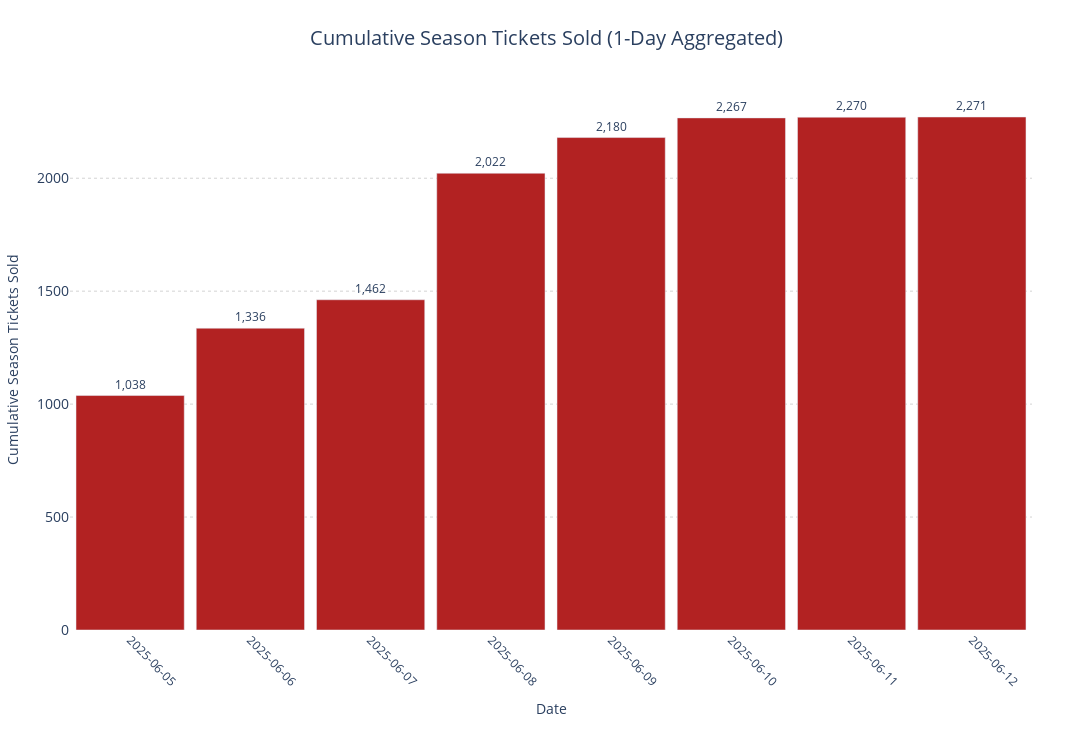

The cell this chart's notebook holds for it:
### Code cell
def plot_cumulative_sales_plotly(df, date_column, days=1, font_size=12, y_shift=8, start_date="2025-06-05"):
    df = df.copy()

    # Ensure datetime only if needed
    if not pd.api.types.is_datetime64_any_dtype(df[date_column]):
        df[date_column] = pd.to_datetime(df[date_column], errors='coerce')

    df = df[pd.notna(df[date_column])]

    # Filter to start from start_date
    df = df[df[date_column] >= pd.to_datetime(start_date)]

    # Work with date only
    df['date_only'] = df[date_column].dt.date

    if days == 1:
        grouped = (
            df.groupby('date_only')
            .size()
            .reset_index(name="Total_Sales")
            .sort_values('date_only')
        )
        grouped['period_label'] = grouped['date_only'].astype(str)  # Already date, just string it
    else:
        # N-day aggregation (e.g., 7 days = weekly)
        df['n_day_period'] = (pd.to_datetime(df['date_only']) - pd.to_timedelta(pd.to_datetime(df['date_only']).dt.dayofyear % days, unit='D')).dt.date

        grouped = (
            df.groupby('n_day_period')
            .size()
            .reset_index(name="Total_Sales")
            .sort_values('n_day_period')
        )
        grouped['period_label'] = grouped['n_day_period'].astype(str)

    # Cumulative sum
    grouped['Cumulative_Sales'] = grouped['Total_Sales'].cumsum()

    # Plotly figure
    fig = go.Figure()

    # Bars
    fig.add_trace(go.Bar(
        x=grouped['period_label'],
        y=grouped['Cumulative_Sales'],
        name='Cumulative Sales',
        marker_color='firebrick',
        text=[f"{val:,}" for val in grouped['Cumulative_Sales']],  # Faster than iterrows
        textposition='outside',
        textfont=dict(size=font_size)
    ))

    # Layout
    fig.update_layout(
        title=dict(
            text=f'Cumulative Season Tickets Sold ({days}-Day Aggregated)',
            font=dict(size=20),
            x=0.5
        ),
        xaxis=dict(
            title='Date',
            tickmode='array',
            tickvals=grouped['period_label'],
            ticktext=grouped['period_label'],
            tickangle=45,
            tickfont=dict(size=12)
        ),
        yaxis=dict(
            title='Cumulative Season Tickets Sold',
            tickfont=dict(size=14),
            gridcolor='lightgrey',
            griddash='dot'
        ),
        bargap=0.1,
        height=750,
        width=1400,
        margin=dict(l=60, r=60, t=90, b=120),
        plot_bgcolor='white',
        paper_bgcolor='white',
        showlegend=False
    )

    fig.show()

plot_cumulative_sales_plotly(perc, 'sale_date', days=1, font_size=12, y_shift=10)

### Figure 1 — Plotly figure (JSON) as saved in the notebook; plotly's stock layout.template omitted (floating-point values rounded to 4 significant figures)
{"data": [{"marker": {"color": "firebrick"}, "name": "Cumulative Sales", "text": ["1,038", "1,336", "1,462", "2,022", "2,180", "2,267", "2,270", "2,271"], "textfont": {"size": 12}, "textposition": "outside", "type": "bar", "x": ["2025-06-05", "2025-06-06", "2025-06-07", "2025-06-08", "2025-06-09", "2025-06-10", "2025-06-11", "2025-06-12"], "y": [1038, 1336, 1462, 2022, 2180, 2267, 2270, 2271]}], "layout": {"bargap": 0.1, "height": 750, "margin": {"b": 120, "l": 60, "r": 60, "t": 90}, "paper_bgcolor": "white", "plot_bgcolor": "white", "showlegend": false, "title": {"font": {"size": 20}, "text": "Cumulative Season Tickets Sold (1-Day Aggregated)", "x": 0.5}, "width": 1400, "xaxis": {"tickangle": 45, "tickfont": {"size": 12}, "tickmode": "array", "ticktext": ["2025-06-05", "2025-06-06", "2025-06-07", "2025-06-08", "2025-06-09", "2025-06-10", "2025-06-11", "2025-06-12"], "tickvals": ["2025-06-05", "2025-06-06", "2025-06-07", "2025-06-08", "2025-06-09", "2025-06-10", "2025-06-11", "2025-06-12"], "title": {"text": "Date"}}, "yaxis": {"gridcolor": "lightgrey", "griddash": "dot", "tickfont": {"size": 14}, "title": {"text": "Cumulative Season Tickets Sold"}}}}
